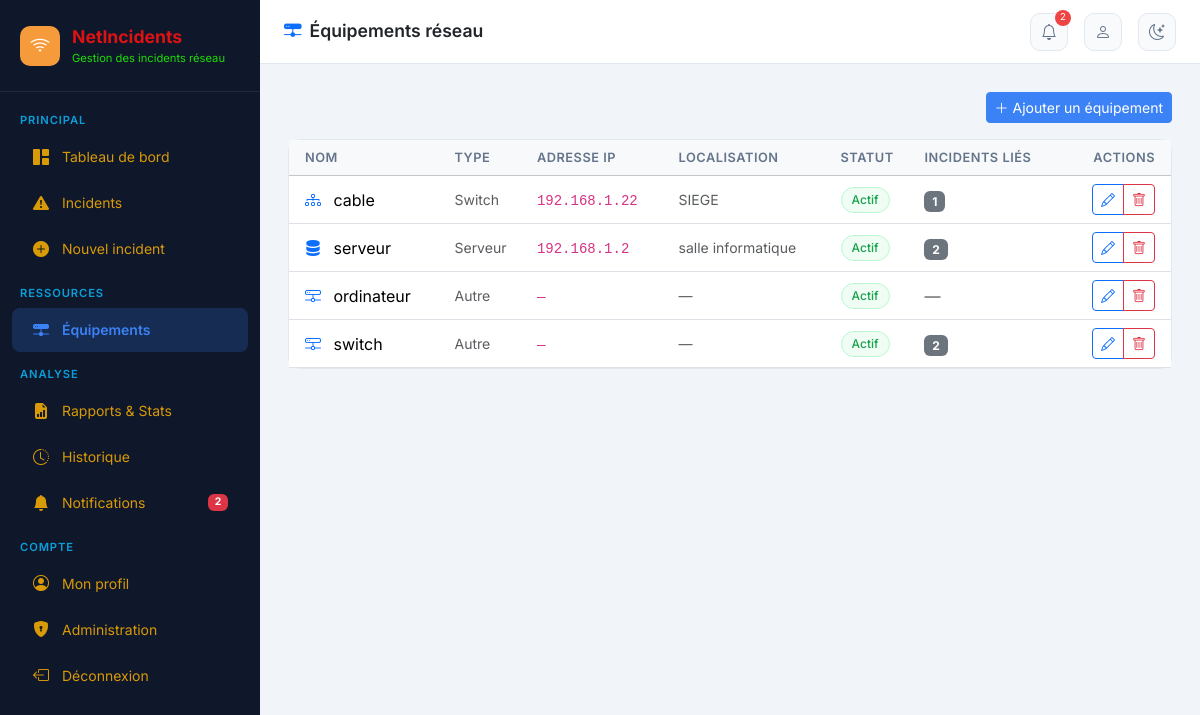
The page /equipements/ (signed in) on the database its author committed.
### incidents/models.py (models this page shows, shortened)
class Equipement(models.Model):
    NOM_TYPES = [
        ('routeur', 'Routeur'),
        ('switch', 'Switch'),
        ('firewall', 'Firewall'),
        ('serveur', 'Serveur'),
        ('point_acces', 'Point d\'accès Wi-Fi'),
        ('lien_wan', 'Lien WAN'),
        ('autre', 'Autre'),
    ]
    STATUS = [
        ('actif', 'Actif'),
        ('inactif', 'Inactif'),
        ('maintenance', 'En maintenance'),
    ]
    nom = models.CharField(max_length=100, verbose_name="Nom")
    type_equipement = models.CharField(max_length=30, choices=NOM_TYPES, default='autre')
    adresse_ip = models.GenericIPAddressField(null=True, blank=True, verbose_name="Adresse IP")
    localisation = models.CharField(max_length=200, verbose_name="Localisation", blank=True)
    description = models.TextField(blank=True)
    statut = models.CharField(max_length=20, choices=STATUS, default='actif')
    date_ajout = models.DateTimeField(auto_now_add=True)
    class Meta:
        verbose_name = "Équipement"
        verbose_name_plural = "Équipements"
        ordering = ['nom']

### incidents/views.py (the view)
# urls.py: path('equipements/', views.liste_equipements, name='liste_equipements'),
@login_required
def liste_equipements(request):
    equipements = Equipement.objects.annotate(nb_incidents=Count('incident'))
    nb_notifs = Notification.objects.filter(utilisateur=request.user, lue=False).count()
    return render(request, 'incidents/liste_equipements.html', {
        'equipements': equipements, 'nb_notifs': nb_notifs
    })

### incidents/templates/incidents/liste_equipements.html (shortened to what this page needs)
{% extends 'incidents/base.html' %}
{% block page_title %}<i class="bi bi-hdd-network-fill text-primary me-2"></i>Équipements réseau{% endblock %}
{% block content %}
<div class="d-flex justify-content-end mb-3">
  <a href="{% url 'creer_equipement' %}" class="btn btn-primary btn-sm">
    <i class="bi bi-plus-lg me-1"></i>Ajouter un équipement
  </a>
</div>
<div class="card">
  <div class="card-body p-0">
    <table class="table table-hover align-middle mb-0">
      <thead class="table-light">
        <tr>
          <th class="ps-3">Nom</th>
          <th>Type</th>
          <th>Adresse IP</th>
          <th>Localisation</th>
          <th>Statut</th>
          <th>Incidents liés</th>
          <th class="text-end pe-3">Actions</th>
        </tr>
      </thead>
      <tbody>
        {% for eq in equipements %}
        <tr>
          <td class="ps-3 fw-500">
            <i class="bi bi-{% if eq.type_equipement == 'routeur' %}router{% elif eq.type_equipement == 'switch' %}diagram-3{% elif eq.type_equipement == 'firewall' %}shield-fill{% elif eq.type_equipement == 'serveur' %}server{% else %}hdd-network{% endif %} text-primary me-2"></i>
            {{ eq.nom }}
          </td>
          <td class="text-muted small">{{ eq.get_type_equipement_display }}</td>
          <td><code class="small">{{ eq.adresse_ip|default:"—" }}</code></td>
          <td class="text-muted small">{{ eq.localisation|default:"—" }}</td>
          <td>
            <span class="incident-badge
              {% if eq.statut == 'actif' %}badge-resolu{% elif eq.statut == 'inactif' %}badge-ouvert{% else %}badge-en_cours{% endif %}">
              {{ eq.get_statut_display }}
            </span>
          </td>
          <td>
            {% if eq.nb_incidents %}
            <a href="{% url 'liste_incidents' %}?equipement={{ eq.pk }}" class="text-decoration-none">
              <span class="badge bg-secondary">{{ eq.nb_incidents }}</span>
            </a>
            {% else %}<span class="text-muted">—</span>{% endif %}
          </td>
          <td class="text-end pe-3">
            <div class="btn-group btn-group-sm">
              <a href="{% url 'modifier_equipement' eq.pk %}" class="btn btn-outline-primary"><i class="bi bi-pencil"></i></a>
              <a href="{% url 'supprimer_equipement' eq.pk %}" class="btn btn-outline-danger"
                 onclick="return confirm('Supprimer cet équipement ?')"><i class="bi bi-trash"></i></a>
            </div>
          </td>
        </tr>
        {% endfor %}
      </tbody>
    </table>
  </div>
</div>
{% endblock %}

### incidents/templates/incidents/base.html (style rules this page uses)
:root { --sidebar-width: 260px; --sidebar-bg: #0f172a; --sidebar-text: #94a3b8; --sidebar-active: #3b82f6; --topbar-h: 64px; --accent: #3b82f6; --accent-dark: #1d4ed8; }
* { font-family: 'Inter', sans-serif; }
body { background: #f1f5f9; min-height: 100vh; }
.card { border: 1px solid #e2e8f0; border-radius: 12px; box-shadow: none; }
.badge-resolu { background: #f0fdf4; color: #16a34a; border: 1px solid #bbf7d0; }
.incident-badge { display: inline-flex; align-items: center; gap: 4px; padding: 3px 10px; border-radius: 20px; font-size: .75rem; font-weight: 500; }
.table th { font-size: .8rem; font-weight: 600; color: #64748b; text-transform: uppercase; letter-spacing: .04em; }
.btn-primary { background: var(--accent); border-color: var(--accent); }

### rows shown on the page
Equipement: nom "cable", type_equipement "Switch", adresse_ip "192.168.1.22", localisation "SIEGE", statut "Actif", nb_incidents "1"
Equipement: nom "serveur", type_equipement "Serveur", adresse_ip "192.168.1.2", localisation "salle informatique", statut "Actif", nb_incidents "2"
Equipement: nom "ordinateur", type_equipement "Autre", adresse_ip "—", localisation "—", statut "Actif"
Equipement: nom "switch", type_equipement "Autre", adresse_ip "—", localisation "—", statut "Actif", nb_incidents "2"

### other values the page prints
{{ nb_notifs }} "2"
